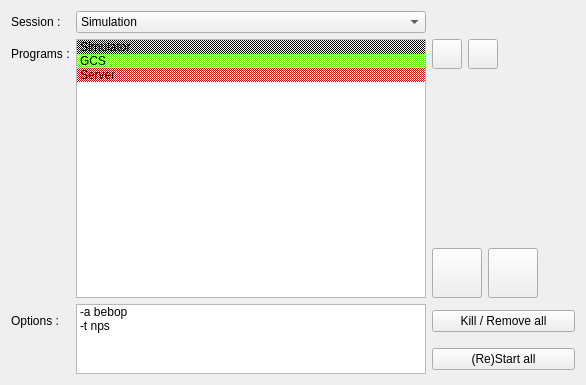
      <widget class="QWidget" name="sessions_tab">
       <attribute name="title">
        <string>Session manager</string>
       </attribute>
       <attribute name="toolTip">
        <string>Tab to launch and customize the current session</string>
       </attribute>
       <layout class="QGridLayout" name="gridLayout_2">
        <item row="0" column="0">
         <widget class="QLabel" name="label_4">
          <property name="text">
           <string>Session :</string>
          </property>
         </widget>
        </item>
        <item row="0" column="1">
         <widget class="QComboBox" name="session">
          <property name="sizePolicy">
           <sizepolicy hsizetype="Preferred" vsizetype="Fixed">
            <horstretch>0</horstretch>
            <verstretch>0</verstretch>
           </sizepolicy>
          </property>
          <property name="toolTip">
           <string>Current session running</string>
          </property>
          <item>
           <property name="text">
            <string>Simulation</string>
           </property>
          </item>
          <item>
           <property name="text">
            <string>Replay</string>
           </property>
          </item>
          <item>
           <property name="text">
            <string>---------------</string>
           </property>
          </item>
          <item>
           <property name="text">
            <string>Meteo</string>
           </property>
          </item>
          <item>
           <property name="text">
            <string>Perso1</string>
           </property>
          </item>
          <item>
           <property name="text">
            <string>Rescue</string>
           </property>
          </item>
          <item>
           <property name="text">
            <string>...</string>
           </property>
          </item>
         </widget>
        </item>
        <item row="1" column="0">
         <widget class="QLabel" name="label_8">
          <property name="text">
           <string>Programs :</string>
          </property>
         </widget>
        </item>
        <item row="1" column="2">
         <layout class="QHBoxLayout" name="horizontalLayout">
          <item>
           <widget class="QPushButton" name="remove_button">
            <property name="sizePolicy">
             <sizepolicy hsizetype="Fixed" vsizetype="Fixed">
              <horstretch>0</horstretch>
              <verstretch>0</verstretch>
             </sizepolicy>
            </property>
            <property name="minimumSize">
             <size>
              <width>30</width>
              <height>30</height>
             </size>
            </property>
            <property name="maximumSize">
             <size>
              <width>30</width>
              <height>30</height>
             </size>
            </property>
            <property name="toolTip">
             <string>Add or remove programs in the list</string>
            </property>
            <property name="text">
             <string/>
            </property>
            <property name="icon">
             <iconset>
              <normaloff>icons/list-remove.svg</normaloff>icons/list-remove.svg</iconset>
            </property>
            <property name="autoDefault">
             <bool>false</bool>
            </property>
           </widget>
          </item>
          <item>
           <widget class="QPushButton" name="add_button">
            <property name="sizePolicy">
             <sizepolicy hsizetype="Fixed" vsizetype="Fixed">
              <horstretch>0</horstretch>
              <verstretch>0</verstretch>
             </sizepolicy>
            </property>
            <property name="minimumSize">
             <size>
              <width>30</width>
              <height>30</height>
             </size>
            </property>
            <property name="maximumSize">
             <size>
              <width>30</width>
              <height>30</height>
             </size>
            </property>
            <property name="toolTip">
             <string>Add or remove programs in the list</string>
            </property>
            <property name="text">
             <string/>
            </property>
            <property name="icon">
             <iconset>
              <normaloff>icons/list-add.svg</normaloff>icons/list-add.svg</iconset>
            </property>
            <property name="autoDefault">
             <bool>false</bool>
            </property>
           </widget>
          </item>
         </layout>
        </item>
        <item row="1" column="3" colspan="2">
         <spacer name="horizontalSpacer">
          <property name="orientation">
           <enum>Qt::Horizontal</enum>
          </property>
          <property name="sizeHint" stdset="0">
           <size>
            <width>69</width>
            <height>20</height>
           </size>
          </property>
         </spacer>
        </item>
        <item row="2" column="2">
         <spacer name="verticalSpacer_3">
          <property name="orientation">
           <enum>Qt::Vertical</enum>
          </property>
          <property name="sizeHint" stdset="0">
           <size>
            <width>20</width>
            <height>165</height>
           </size>
          </property>
         </spacer>
        </item>
        <item row="2" column="4" rowspan="2">
         <spacer name="verticalSpacer_7">
          <property name="orientation">
           <enum>Qt::Vertical</enum>
          </property>
          <property name="sizeHint" stdset="0">
           <size>
            <width>20</width>
            <height>223</height>
           </size>
          </property>
         </spacer>
        </item>
        <item row="3" column="2" colspan="2">
         <layout class="QHBoxLayout" name="horizontalLayout_2">
          <item>
           <widget class="QPushButton" name="stop_button">
            <property name="sizePolicy">
             <sizepolicy hsizetype="Fixed" vsizetype="Fixed">
              <horstretch>0</horstretch>
              <verstretch>0</verstretch>
             </sizepolicy>
            </property>
            <property name="minimumSize">
             <size>
              <width>50</width>
              <height>50</height>
             </size>
            </property>
            <property name="maximumSize">
             <size>
              <width>50</width>
              <height>50</height>
             </size>
            </property>
            <property name="toolTip">
             <string>Start and stop the selected processus</string>
            </property>
            <property name="text">
             <string/>
            </property>
            <property name="icon">
             <iconset>
              <normaloff>icons/media-playback-pause.svg</normaloff>icons/media-playback-pause.svg</iconset>
            </property>
            <property name="autoDefault">
             <bool>false</bool>
            </property>
           </widget>
          </item>
          <item>
           <widget class="QPushButton" name="play_button">
            <property name="sizePolicy">
             <sizepolicy hsizetype="Fixed" vsizetype="Fixed">
              <horstretch>0</horstretch>
              <verstretch>0</verstretch>
             </sizepolicy>
            </property>
            <property name="minimumSize">
             <size>
              <width>50</width>
              <height>50</height>
             </size>
            </property>
            <property name="maximumSize">
             <size>
              <width>50</width>
              <height>50</height>
             </size>
            </property>
            <property name="toolTip">
             <string>Start and stop the selected processus</string>
            </property>
            <property name="text">
             <string/>
            </property>
            <property name="icon">
             <iconset>
              <normaloff>icons/media-playback-start.svg</normaloff>icons/media-playback-start.svg</iconset>
            </property>
            <property name="autoDefault">
             <bool>false</bool>
            </property>
           </widget>
          </item>
         </layout>
        </item>
        <item row="4" column="0">
         <widget class="QLabel" name="label_7">
          <property name="text">
           <string>Options :</string>
          </property>
         </widget>
        </item>
        <item row="4" column="2" colspan="3">
         <widget class="QPushButton" name="kill_all_button">
          <property name="sizePolicy">
           <sizepolicy hsizetype="Minimum" vsizetype="Fixed">
            <horstretch>0</horstretch>
            <verstretch>0</verstretch>
           </sizepolicy>
          </property>
          <property name="toolTip">
           <string>Kill / restart all processes</string>
          </property>
          <property name="layoutDirection">
           <enum>Qt::LeftToRight</enum>
          </property>
          <property name="text">
           <string>Kill / Remove all</string>
          </property>
          <property name="icon">
           <iconset>
            <normaloff>icons/process-stop.svg</normaloff>icons/process-stop.svg</iconset>
          </property>
         </widget>
        </item>
        <item row="5" column="2" colspan="3">
         <widget class="QPushButton" name="start_all_button">
          <property name="sizePolicy">
           <sizepolicy hsizetype="Minimum" vsizetype="Fixed">
            <horstretch>0</horstretch>
            <verstretch>0</verstretch>
           </sizepolicy>
          </property>
          <property name="toolTip">
           <string>Kill / restart all processes</string>
          </property>
          <property name="text">
           <string>(Re)Start all</string>
          </property>
          <property name="icon">
           <iconset>
            <normaloff>icons/media-playback-start.svg</normaloff>icons/media-playback-start.svg</iconset>
          </property>
         </widget>
        </item>
        <item row="1" column="1" rowspan="3">
         <widget class="QListWidget" name="processus">
          <property name="minimumSize">
           <size>
            <width>350</width>
            <height>120</height>
           </size>
          </property>
          <property name="maximumSize">
           <size>
            <width>16777215</width>
            <height>16777215</height>
           </size>
          </property>
          <property name="toolTip">
           <string>Display programs running (green) or not (red)</string>
          </property>
          <item>
           <property name="text">
            <string>Simulator</string>
           </property>
           <property name="background">
            <brush brushstyle="Dense4Pattern">
             <color alpha="255">
              <red>0</red>
              <green>0</green>
              <blue>0</blue>
             </color>
            </brush>
           </property>
          </item>
          <item>
           <property name="text">
            <string>GCS</string>
           </property>
           <property name="background">
            <brush brushstyle="Dense4Pattern">
             <color alpha="255">
              <red>85</red>
              <green>255</green>
              <blue>0</blue>
             </color>
            </brush>
           </property>
          </item>
          <item>
           <property name="text">
            <string>Server</string>
           </property>
           <property name="background">
            <brush brushstyle="Dense4Pattern">
             <color alpha="255">
              <red>255</red>
              <green>0</green>
              <blue>0</blue>
             </color>
            </brush>
           </property>
          </item>
         </widget>
        </item>
        <item row="4" column="1" rowspan="2">
         <widget class="QListWidget" name="options">
          <property name="maximumSize">
           <size>
            <width>16777215</width>
            <height>16777215</height>
           </size>
          </property>
          <item>
           <property name="text">
            <string>-a bebop</string>
           </property>
          </item>
          <item>
           <property name="text">
            <string>-t nps</string>
           </property>
          </item>
         </widget>
        </item>
       </layout>
      </widget>
